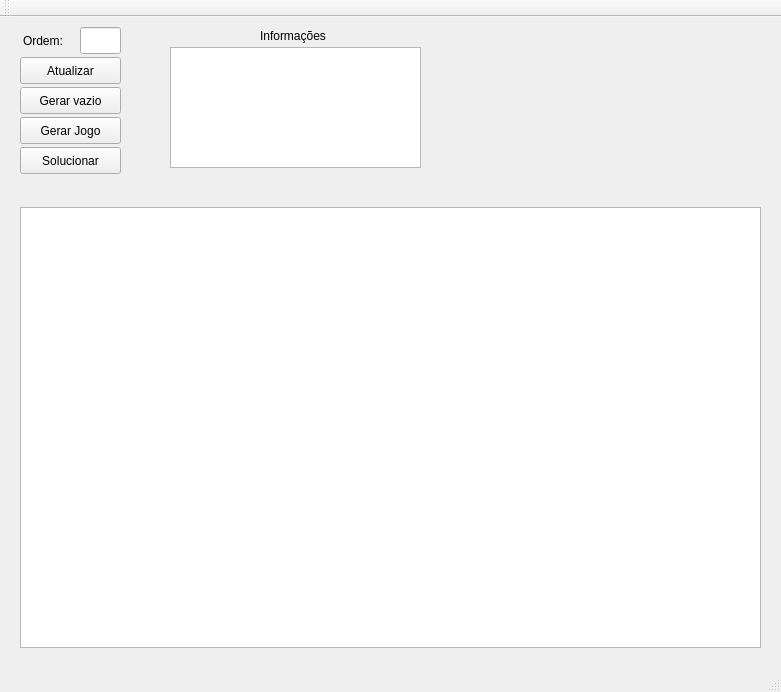
<?xml version="1.0" encoding="UTF-8"?>
<ui version="4.0">
 <class>MainWindow</class>
 <widget class="QMainWindow" name="MainWindow">
  <property name="geometry">
   <rect>
    <x>0</x>
    <y>0</y>
    <width>781</width>
    <height>692</height>
   </rect>
  </property>
  <property name="windowTitle">
   <string>MainWindow</string>
  </property>
  <widget class="QWidget" name="centralWidget">
   <widget class="QLabel" name="label">
    <property name="geometry">
     <rect>
      <x>23</x>
      <y>15</y>
      <width>65</width>
      <height>17</height>
     </rect>
    </property>
    <property name="text">
     <string>Ordem:</string>
    </property>
   </widget>
   <widget class="QLabel" name="label_2">
    <property name="geometry">
     <rect>
      <x>260</x>
      <y>10</y>
      <width>90</width>
      <height>17</height>
     </rect>
    </property>
    <property name="text">
     <string>Informações</string>
    </property>
   </widget>
   <widget class="QLineEdit" name="lE_Ordem">
    <property name="geometry">
     <rect>
      <x>80</x>
      <y>10</y>
      <width>41</width>
      <height>27</height>
     </rect>
    </property>
   </widget>
   <widget class="QTextBrowser" name="tb_Informacoes">
    <property name="geometry">
     <rect>
      <x>170</x>
      <y>30</y>
      <width>251</width>
      <height>121</height>
     </rect>
    </property>
   </widget>
   <widget class="QPushButton" name="btn_Atualizar">
    <property name="geometry">
     <rect>
      <x>20</x>
      <y>40</y>
      <width>101</width>
      <height>27</height>
     </rect>
    </property>
    <property name="text">
     <string>Atualizar</string>
    </property>
   </widget>
   <widget class="QPushButton" name="btn_Solucionar">
    <property name="geometry">
     <rect>
      <x>20</x>
      <y>130</y>
      <width>101</width>
      <height>27</height>
     </rect>
    </property>
    <property name="text">
     <string>Solucionar</string>
    </property>
   </widget>
   <widget class="QPushButton" name="btn_GerarVazio">
    <property name="geometry">
     <rect>
      <x>20</x>
      <y>70</y>
      <width>101</width>
      <height>27</height>
     </rect>
    </property>
    <property name="text">
     <string>Gerar vazio</string>
    </property>
   </widget>
   <widget class="QPushButton" name="btn_GerarJogo">
    <property name="geometry">
     <rect>
      <x>20</x>
      <y>100</y>
      <width>101</width>
      <height>27</height>
     </rect>
    </property>
    <property name="text">
     <string>Gerar Jogo</string>
    </property>
   </widget>
   <widget class="QTextEdit" name="tb_Jogo">
    <property name="geometry">
     <rect>
      <x>20</x>
      <y>190</y>
      <width>741</width>
      <height>441</height>
     </rect>
    </property>
   </widget>
  </widget>
  <widget class="QMenuBar" name="menuBar">
   <property name="geometry">
    <rect>
     <x>0</x>
     <y>0</y>
     <width>781</width>
     <height>25</height>
    </rect>
   </property>
  </widget>
  <widget class="QToolBar" name="mainToolBar">
   <attribute name="toolBarArea">
    <enum>TopToolBarArea</enum>
   </attribute>
   <attribute name="toolBarBreak">
    <bool>false</bool>
   </attribute>
  </widget>
  <widget class="QStatusBar" name="statusBar"/>
 </widget>
 <layoutdefault spacing="6" margin="11"/>
 <resources/>
 <connections/>
</ui>
